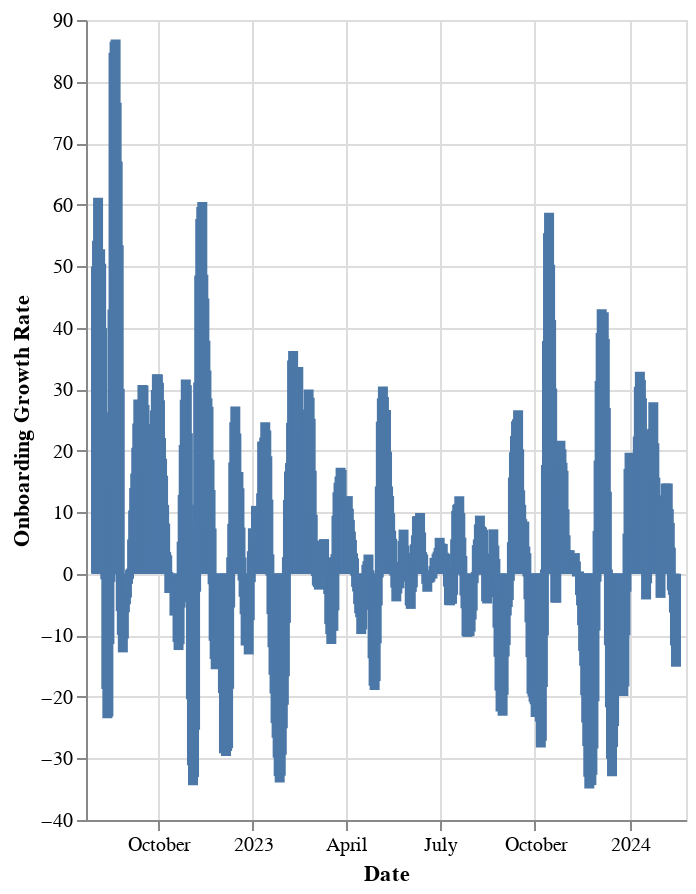

The cell this chart's notebook holds for it:
### Markdown cell above
### Onboarding Growth Rate (7 Day Rolling Average)

### Code cell
# | output: true

df["growth_rate"] = df["onboarded_tibs"].pct_change(periods=7).rolling(7).mean() * 100
recent_df = df[df["date"] > "2022-08-01"]

alt.Chart(recent_df).mark_bar().encode(
    x=alt.X("date:T", title="Date"),
    y=alt.Y("growth_rate:Q", title="Onboarding Growth Rate"),
    tooltip=[
        alt.Tooltip("date:T", title="Date"),
        alt.Tooltip("growth_rate:Q", title="Onboarding Growth Rate"),
    ],
).properties(
    width="container",
    height=400,
)

### Figure 1 — Vega-Lite specification as saved in the notebook (floating-point values rounded to 4 significant figures; data arrays with more than 128 entries replaced by an {"elided": "..."} marker saying what was removed)
{"usermeta": {"embedOptions": {"theme": "powerbi"}}, "config": {"view": {"continuousWidth": 300, "continuousHeight": 300}}, "data": {"name": "data-fa724e955b5adc3b26e9f4c8cebc4400"}, "mark": {"type": "bar"}, "encoding": {"tooltip": [{"field": "date", "title": "Date", "type": "temporal"}, {"field": "growth_rate", "title": "Onboarding Growth Rate", "type": "quantitative"}], "x": {"field": "date", "title": "Date", "type": "temporal"}, "y": {"field": "growth_rate", "title": "Onboarding Growth Rate", "type": "quantitative"}}, "height": 400, "width": "container", "$schema": "https://vega.github.io/schema/vega-lite/v5.16.3.json", "datasets": {"data-fa724e955b5adc3b26e9f4c8cebc4400": {"elided": "563 records"}}}
